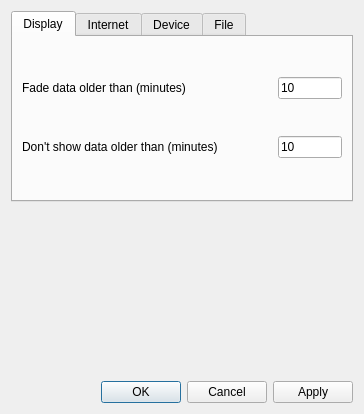
<?xml version="1.0" encoding="UTF-8"?>
<ui version="4.0">
 <class>AprsConfigWidget</class>
 <widget class="QDialog" name="AprsConfigWidget">
  <property name="geometry">
   <rect>
    <x>0</x>
    <y>0</y>
    <width>364</width>
    <height>414</height>
   </rect>
  </property>
  <property name="windowTitle">
   <string>APRS Plugin</string>
  </property>
  <layout class="QVBoxLayout" name="verticalLayout_3">
   <item>
    <widget class="QTabWidget" name="tabWidget">
     <property name="currentIndex">
      <number>0</number>
     </property>
     <widget class="QWidget" name="Display">
      <attribute name="title">
       <string>Display</string>
      </attribute>
      <layout class="QVBoxLayout" name="verticalLayout_6">
       <item>
        <layout class="QHBoxLayout" name="horizontalLayout_6">
         <item>
          <widget class="QLabel" name="label_3">
           <property name="minimumSize">
            <size>
             <width>250</width>
             <height>0</height>
            </size>
           </property>
           <property name="text">
            <string>Fade data older than (minutes)</string>
           </property>
          </widget>
         </item>
         <item>
          <widget class="QLineEdit" name="m_fadetime">
           <property name="text">
            <string>10</string>
           </property>
          </widget>
         </item>
        </layout>
       </item>
       <item>
        <layout class="QHBoxLayout" name="horizontalLayout_8">
         <item>
          <widget class="QLabel" name="label_5">
           <property name="minimumSize">
            <size>
             <width>250</width>
             <height>0</height>
            </size>
           </property>
           <property name="text">
            <string>Don't show data older than (minutes)</string>
           </property>
          </widget>
         </item>
         <item>
          <widget class="QLineEdit" name="m_hidetime">
           <property name="text">
            <string>10</string>
           </property>
          </widget>
         </item>
        </layout>
       </item>
      </layout>
     </widget>
     <widget class="QWidget" name="Internet">
      <attribute name="title">
       <string>Internet</string>
      </attribute>
      <layout class="QVBoxLayout" name="verticalLayout">
       <item>
        <widget class="QGroupBox" name="m_informationGroupBox">
         <property name="toolTip">
          <string/>
         </property>
         <property name="title">
          <string>APRS Data Sources</string>
         </property>
         <layout class="QVBoxLayout" name="verticalLayout_2">
          <item>
           <widget class="QCheckBox" name="m_internetBox">
            <property name="toolTip">
             <string>Should information be gathered from the internet APRS data source?</string>
            </property>
            <property name="text">
             <string>Collect data from an APRS internet server</string>
            </property>
            <property name="checked">
             <bool>true</bool>
            </property>
           </widget>
          </item>
          <item>
           <layout class="QHBoxLayout" name="horizontalLayout_4">
            <item>
             <widget class="QLabel" name="label">
              <property name="minimumSize">
               <size>
                <width>50</width>
                <height>0</height>
               </size>
              </property>
              <property name="text">
               <string>Server</string>
              </property>
             </widget>
            </item>
            <item>
             <widget class="QLineEdit" name="m_serverName">
              <property name="text">
               <string>rotate.aprs.net</string>
              </property>
             </widget>
            </item>
           </layout>
          </item>
          <item>
           <layout class="QHBoxLayout" name="horizontalLayout_5">
            <item>
             <widget class="QLabel" name="label_2">
              <property name="minimumSize">
               <size>
                <width>50</width>
                <height>0</height>
               </size>
              </property>
              <property name="text">
               <string>Port</string>
              </property>
             </widget>
            </item>
            <item>
             <widget class="QLineEdit" name="m_serverPort">
              <property name="text">
               <string>10253</string>
              </property>
             </widget>
            </item>
           </layout>
          </item>
          <item>
           <widget class="QCheckBox" name="m_tcpipdump">
            <property name="text">
             <string>Dump TCP/IP records to the debug stream</string>
            </property>
           </widget>
          </item>
         </layout>
        </widget>
       </item>
      </layout>
     </widget>
     <widget class="QWidget" name="Device">
      <attribute name="title">
       <string>Device</string>
      </attribute>
      <layout class="QVBoxLayout" name="verticalLayout_5">
       <item>
        <widget class="QGroupBox" name="groupBox">
         <property name="sizePolicy">
          <sizepolicy hsizetype="Expanding" vsizetype="Expanding">
           <horstretch>0</horstretch>
           <verstretch>0</verstretch>
          </sizepolicy>
         </property>
         <property name="title">
          <string>TNC Terminal Port</string>
         </property>
         <layout class="QVBoxLayout" name="verticalLayout_4">
          <item>
           <widget class="QCheckBox" name="m_serialBox">
            <property name="toolTip">
             <string>Should information be gathered from a serial port?</string>
            </property>
            <property name="text">
             <string>Collect data from a serial TNC (In Text Mode)</string>
            </property>
           </widget>
          </item>
          <item>
           <layout class="QHBoxLayout" name="horizontalLayout_7" stretch="0,0">
            <item>
             <widget class="QLabel" name="label_4">
              <property name="minimumSize">
               <size>
                <width>50</width>
                <height>0</height>
               </size>
              </property>
              <property name="text">
               <string>TTY</string>
              </property>
             </widget>
            </item>
            <item>
             <widget class="QLineEdit" name="m_ttyName">
              <property name="text">
               <string>/dev/ttyUSB0</string>
              </property>
             </widget>
            </item>
           </layout>
          </item>
          <item>
           <widget class="QCheckBox" name="m_ttydump">
            <property name="text">
             <string>Dump TTY records to the debug stream</string>
            </property>
           </widget>
          </item>
         </layout>
        </widget>
       </item>
      </layout>
     </widget>
     <widget class="QWidget" name="tab">
      <attribute name="title">
       <string>File</string>
      </attribute>
      <layout class="QVBoxLayout" name="verticalLayout_7">
       <item>
        <widget class="QGroupBox" name="groupBox_2">
         <property name="title">
          <string>File</string>
         </property>
         <layout class="QVBoxLayout" name="verticalLayout_8">
          <item>
           <widget class="QCheckBox" name="m_useFile">
            <property name="toolTip">
             <string>Should information be gathered from a file?</string>
            </property>
            <property name="text">
             <string>Collect data from a file</string>
            </property>
           </widget>
          </item>
          <item>
           <layout class="QHBoxLayout" name="horizontalLayout_9" stretch="0,0">
            <item>
             <widget class="QLabel" name="label_6">
              <property name="minimumSize">
               <size>
                <width>50</width>
                <height>0</height>
               </size>
              </property>
              <property name="text">
               <string>File</string>
              </property>
             </widget>
            </item>
            <item>
             <widget class="QLineEdit" name="m_fileName">
              <property name="text">
               <string/>
              </property>
             </widget>
            </item>
           </layout>
          </item>
          <item>
           <widget class="QCheckBox" name="m_filedump">
            <property name="text">
             <string>Dump file records to the debug stream</string>
            </property>
           </widget>
          </item>
         </layout>
        </widget>
       </item>
      </layout>
     </widget>
    </widget>
   </item>
   <item>
    <spacer name="verticalSpacer">
     <property name="orientation">
      <enum>Qt::Vertical</enum>
     </property>
     <property name="sizeHint" stdset="0">
      <size>
       <width>20</width>
       <height>40</height>
      </size>
     </property>
    </spacer>
   </item>
   <item>
    <widget class="QDialogButtonBox" name="m_buttonBox">
     <property name="orientation">
      <enum>Qt::Horizontal</enum>
     </property>
     <property name="standardButtons">
      <set>QDialogButtonBox::Apply|QDialogButtonBox::Cancel|QDialogButtonBox::Ok</set>
     </property>
    </widget>
   </item>
  </layout>
 </widget>
 <resources/>
 <connections>
  <connection>
   <sender>m_buttonBox</sender>
   <signal>accepted()</signal>
   <receiver>AprsConfigWidget</receiver>
   <slot>accept()</slot>
   <hints>
    <hint type="sourcelabel">
     <x>248</x>
     <y>254</y>
    </hint>
    <hint type="destinationlabel">
     <x>157</x>
     <y>274</y>
    </hint>
   </hints>
  </connection>
  <connection>
   <sender>m_buttonBox</sender>
   <signal>rejected()</signal>
   <receiver>AprsConfigWidget</receiver>
   <slot>reject()</slot>
   <hints>
    <hint type="sourcelabel">
     <x>316</x>
     <y>260</y>
    </hint>
    <hint type="destinationlabel">
     <x>286</x>
     <y>274</y>
    </hint>
   </hints>
  </connection>
 </connections>
</ui>
